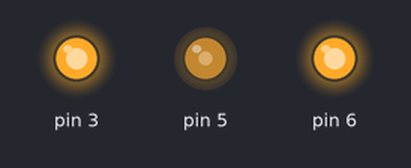
This program was run on a simulated Arduino Nano, built with avr-gcc and run on an emulated ATmega328P. Parts: output pins drawn as LEDs (lit = HIGH).

Above: at 0.1 s.
Timing chart, 0 to 1.6 s (numbered marks = the images above):
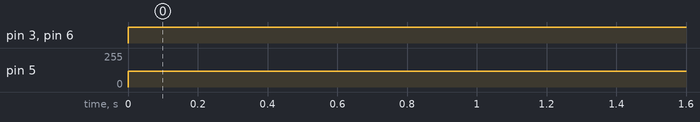

Measured:
- by itself, pin 3, pin 6: LOW → HIGH at 0.00 s
- by itself, pin 5: 0/255 → 120/255 at 0.00 s

The program:

main.cpp
```cpp
#include <Arduino.h>
#include "Motor.hpp"

const int TimeDelay = 5000; // 5 seconds

const uint8_t ReedSwitch = 4;
Motor motor(3, 4, 5, 6);  // from Motor driver tab

//===================Multi tasking related======================
unsigned long prev_time_Sensor = millis();
long timeIntervalSensor = 600;

void setup() {
  pinMode(ReedSwitch, INPUT);
}

void loop() {
  // put your main code here, to run repeatedly:
  unsigned long current_time = millis();
  static bool TrainShouldCoast = false; //slows down until comes to a complete halt
  static int speed = 0;
  motor.drive(&speed);
  // if(!TrainShouldCoast)
  //   motor.drive(&speed);
  // else{
  //   motor.brake(&speed);
  //   delay(TimeDelay);
  //   TrainShouldCoast = false;
  // }
  // // Detecting the presence of the magnet task; This task need to be constantly
  // // being monitored
  // if(current_time - prev_time_Sensor > timeIntervalSensor)
  // {
  //   prev_time_Sensor = current_time;
  //   if(digitalRead(ReedSwitch))
  //     TrainShouldCoast = true;
  // }
}
```

Motor.cpp
```cpp
#include "Motor.hpp"
#include <Arduino.h>

Motor::Motor(int In1pin, int In2pin, int PWMpin, int STBYpin, int maxSpeed, bool GradualMode)
    : In1(In1pin), In2(In2pin), PWM(PWMpin), Standby(STBYpin), max_speed(maxSpeed), Isgradual(GradualMode)
{
    pinMode(In1, OUTPUT);
    pinMode(In2, OUTPUT);
    pinMode(PWM, OUTPUT);
    pinMode(Standby, OUTPUT);
}

void Motor::drive(int* speed)
{
    digitalWrite(Standby, HIGH);
    Forward();
    analogWrite(PWM, 120);
    // if(Isgradual)
    // {
    //     if(*speed == max_speed)
    //     analogWrite(PWM, map(*speed, 0, max_speed, 0, 120));
    //     else{
    //         while(*speed != max_speed)
    //         {
    //             analogWrite(PWM, map(*speed, 0, max_speed, 0, 120));
    //             *speed += increment_decrement;
    //         }
    //     }
    // }
    // else
    //     analogWrite(PWM, 120);

}

void Motor::brake(int* speed)
{
    Forward();

    if(Isgradual)
    {
        if(speed == nullptr)
        return;

        while(*speed != 0 || *speed > 0)
        {
        if(*speed < 0) //prevents negative value going to the PWM
            break;

        analogWrite(PWM, map(*speed, 0, max_speed, 0, 255));
        *speed -= increment_decrement;
        }
    }
    else
        analogWrite(PWM, 0);
}

void Motor::standby()
{
    digitalWrite(Standby, LOW);
}

void Motor::Forward()
{
    digitalWrite(In1, HIGH);
    digitalWrite(In2, LOW);
}
```

Motor.hpp
```cpp
#pragma once

class Motor
{
  public:

    Motor(int In1pin, int In2pin, int PWMpin, int STBYpin, int maxSpeed = 40, bool GradualMode = false);
    void drive(int* speed);
    void brake(int* speed);
    void standby();
  private:
    int In1, In2, PWM,Standby, max_speed;
    const int increment_decrement = 10;
    bool Isgradual;

    void Forward();
};
```
